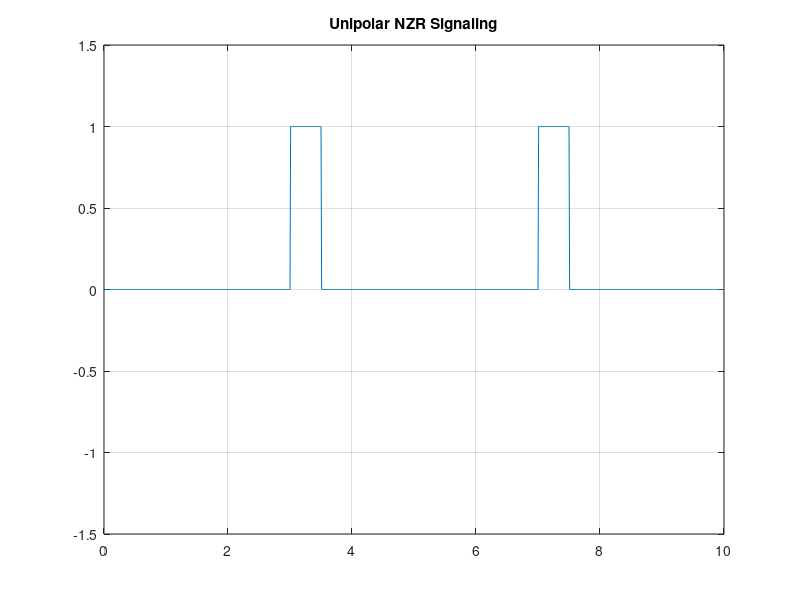

Reproduce this figure in MATLAB.
% unipolar RZ

clc;
clear all;
close all;
N=10; %Number of bits
n=randi([0,1],1,N); %Random bit generation
disp(n)
%Signal Shaping
i=1;
y=[];
t=0.01:0.01:N; %100 Times duration set up for a single binary bit
for j=1:N %Indexing set-up for time duration
    for xx=1:50
        pp(xx)= n(j);
    end
    for xx=51:100
        pp(xx)= 0;
    end
    y=[y pp];
end
plot(t,y);
axis([0,N,-1.5,1.5]); %Axis set-up
grid on;
title("Unipolar NZR Signaling");